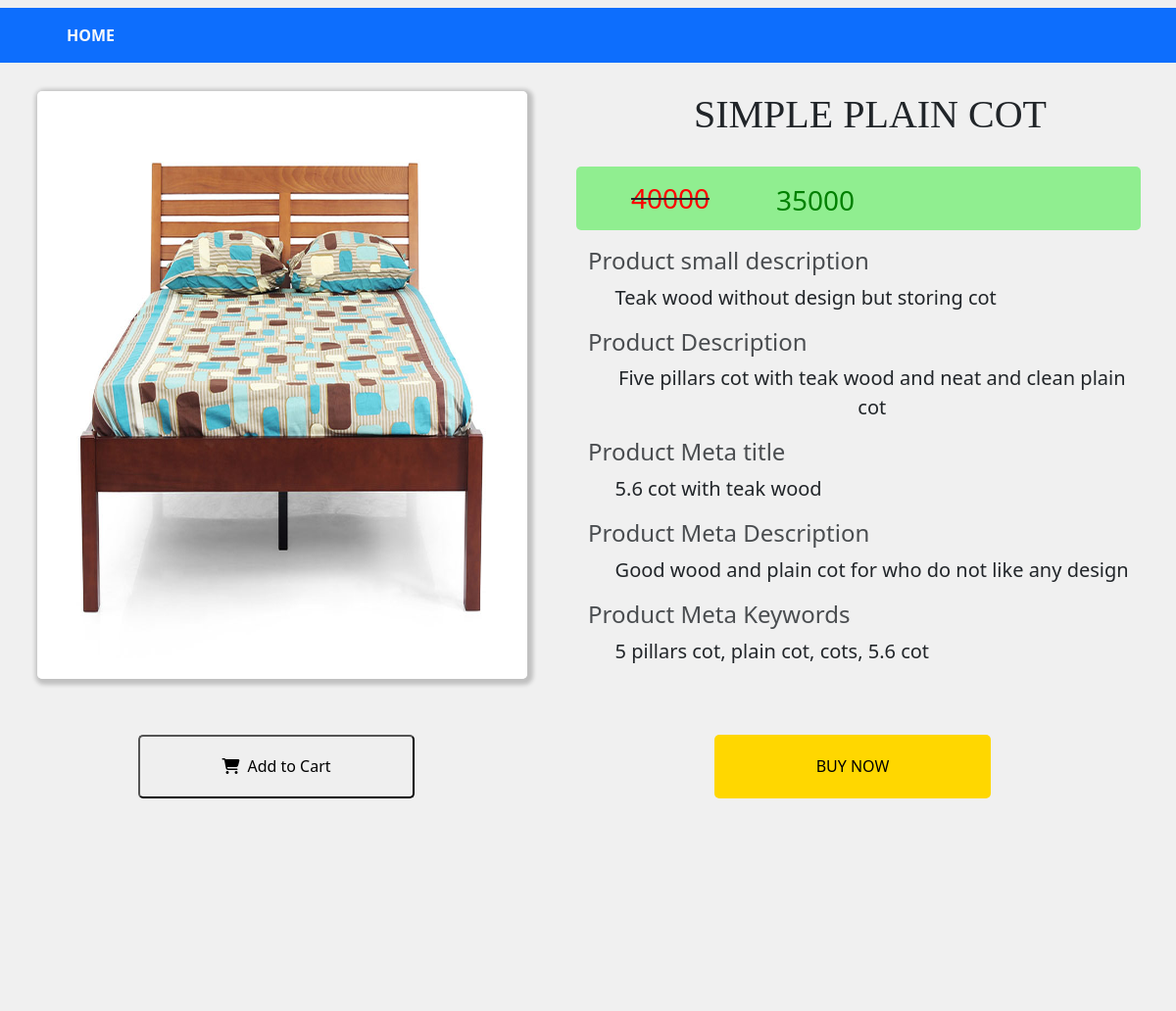
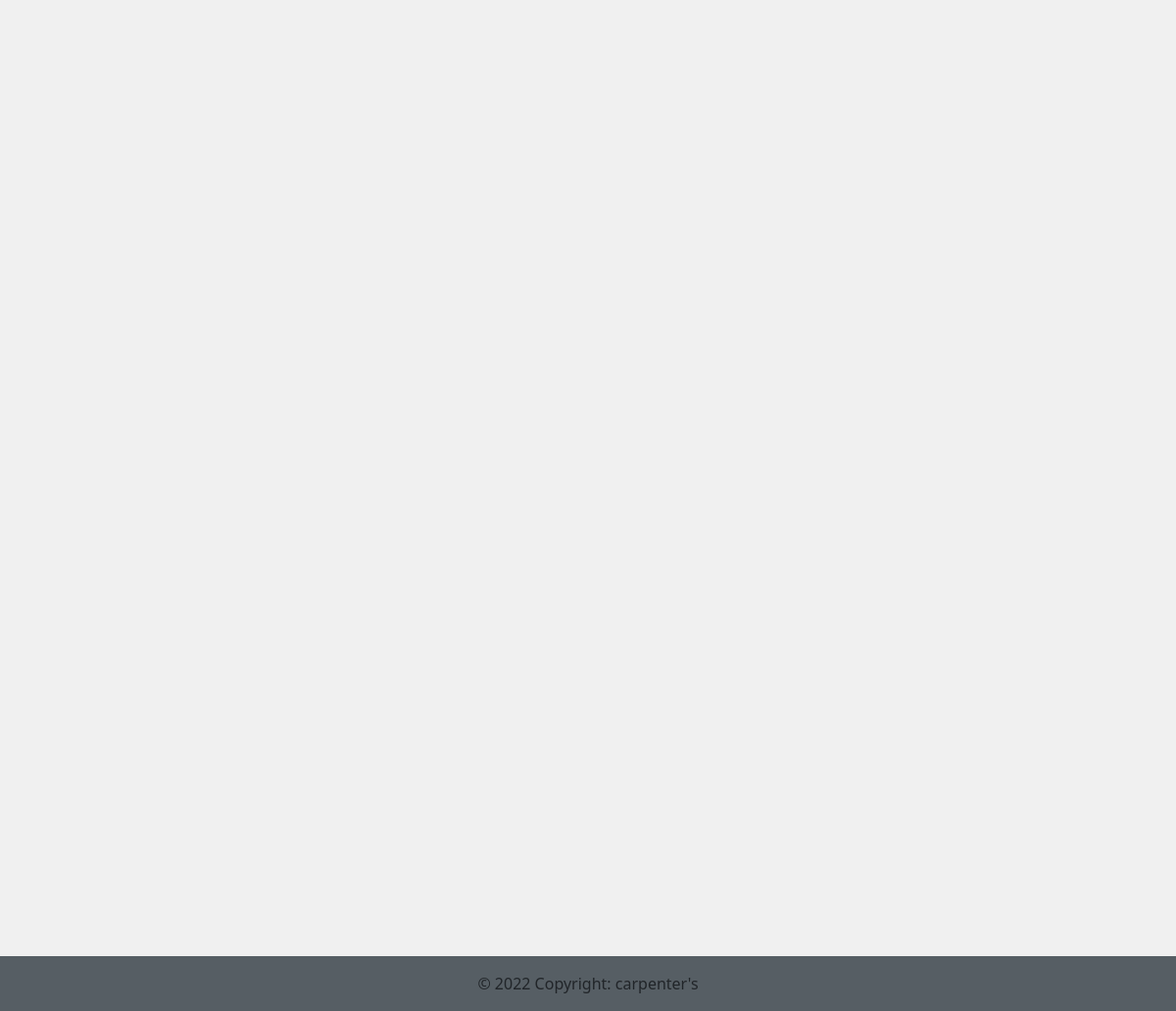
Page /product.php?prod=SIMPLE PLAIN COT (signed in) on the committed database (2 pictures, top to bottom).
### tables this page shows
CREATE TABLE `products` (
  `proid` int(11) NOT NULL,
  `proname` varchar(255) NOT NULL,
  `promrp` int(11) NOT NULL,
  `proprice` int(11) NOT NULL,
  `proqty` int(11) NOT NULL,
  `proimg` varchar(255) NOT NULL,
  `prosdes` varchar(255) NOT NULL,
  `prodes` varchar(255) NOT NULL,
  `promtitle` varchar(255) NOT NULL,
  `promdes` varchar(255) NOT NULL,
  `promkeywords` varchar(255) NOT NULL
);

### product.php (the view, shortened to what this page needs)
<?php
    $connect=mysqli_connect("localhost","root","","data123");
    $sql_query="SELECT * FROM `Products`";
    $result=mysqli_query($connect,$sql_query);
    ?>
    <?php
    if(isset($_GET['prod']) && isset($_SESSION['uname']))
    {
      $product=$_GET['prod'];
    ?>
    <html>
  <head>
  <link href="https://cdn.jsdelivr.net/npm/bootstrap@5.0.2/dist/css/bootstrap.min.css" rel="stylesheet">
    <link rel="stylesheet" href="https://cdn.jsdelivr.net/npm/bootstrap-icons@1.5.0/font/bootstrap-icons.css">
</head>
<body style="background-color:#f0f0f0;" class="text-center text-sm-center">
      <?php
    while($row=mysqli_fetch_assoc($result))
        {
          if($row['proname']==$product){
            ?>
            <nav class="navbar navbar-expand-lg navbar-dark bg-primary mt-2 fw-bold text-center text-sm-center sticky-top">
              <div class="collapse navbar-collapse" id="navbarSupportedContent">
              <ul class="navbar-nav me-auto mb-2 mb-lg-0 home">
                <li class="nav-item">
                <a class="nav-link text-light" aria-current="page" href="main.php">HOME</a>
                </li>
              </ul>
            </div>
          </nav>
          <div class="row onerow">
            <div class="col-lg-6 col-sm-12">
              <img src= '<?= $row['proimg'] ?>' width="500px" height="600px" class="im">
            </div>
            <div class="col-lg-6 col-sm-12">
              <h1 class="he"><?= $row['proname'] ?></h1>
              <div class="row rowdiv">
                <div class="col-lg-4 col-sm-4">
                <s><h3 class="hp"><span><?= $row['promrp'] ?></span></h3></s>
                </div>
                <div class="col-lg-8 col-sm-8">
                  <h3 class="hp"><span><?= $row['proprice'] ?></span></h3>
                </div>
              </div>
              <div class="row">
              <div class="col-lg-12 col-sm-12">
                <h4 class="hpi">Product small description</h4>
              </div>
              <div class="col-lg-12 col-sm-12">
                <p class="hpi1"><?= $row['prosdes'] ?></p>
              </div>
              <div class="col-lg-12 col-sm-12">
                <h4 class="hpii">Product Description</h4>
              </div>
              <div class="col-lg-12 col-sm-12">
                <p class="hpi1"><?= $row['prodes'] ?></p>
              </div>
              <div class="col-lg-12 col-sm-12">
                <h4 class="hpii">Product Meta title</h4>
              </div>
              <div class="col-lg-12 col-sm-12">
                <p class="hpi1"><?= $row['promtitle'] ?></p>
              </div>
              <div class="col-lg-12 col-sm-12">
                <h4 class="hpii">Product Meta Description</h4>
              </div>
              <div class="col-lg-12 col-sm-12">
                <p class="hpi1"><?= $row['promdes'] ?></p>
              </div>
              <div class="col-lg-12 col-sm-12">
                <h4 class="hpii">Product Meta Keywords</h4>
              </div>
              <div class="col-lg-12 col-sm-12">
                <p class="hpi1"><?= $row['promkeywords'] ?></p>
              </div>
            </div>
            </div>
            <div class="row sticky">
                <div class="col-lg-6 col-sm-6">
                  <a href="cart.php?car=<?= $row['proname']?>"><button class="button1"><i class="fa fa-shopping-cart me-2"></i>Add to Cart</button></a>
                </div>
                <div class="col-lg-6 col-sm-6">
                  <a href="beforesell.php?sell=<?= $row['proname']?>"><button class="button2">BUY NOW</button></a>
                </div>
          </div>
          </div>
             <?php
          }
        }
?>
<footer class="fot bg-secondary">
 <div
         class="text-center p-3 ic"
         style="background-color: rgba(0, 0, 0, 0.2)"
         >
      © 2022 Copyright: carpenter's
    </div>
</footer>
</body>
<?php
}
?>

### product.php (style rules this page uses)
.row { width:100%; }
.home { margin:0% 5%; }
.he { font-family:italic; margin-top:5%; opacity:1; }
.im { margin:5% 0%; box-shadow:2px 2px 4px 4px rgba(0,0,0,0.2); border-radius:5px; }
.rowdiv { margin-top:5%; height:10%; width:100%; background-color:lightgreen; border-radius:5px; justify-content:center; }
.rowdiv .col-lg-4 .hp { color:red; margin:10% 0%; }
.rowdiv .col-lg-8 .hp { float:left; color:green; margin:5% 0%; }
.hpi { float:left; opacity:0.8; margin-top:3%; }
.hpii { float:left; opacity:0.8; }
.hpi1 { float:left; margin-left:5%; font-size:20px; }
.button1 { margin:5% 0%; width:50%; height:60%; border-radius:5px; }
.button2 { margin:5% 0%; width:50%; height:60%; background-color:gold; border:gold; border-radius:5px; }
.sticky { position:sticky; bottom:0; }
.fot { margin-top:100%; }

### rows in the picture
products: proimg (picture), proname "SIMPLE PLAIN COT", promrp "40000", proprice "35000", prosdes "Teak wood without design but storing cot", prodes "Five pillars cot with teak wood and neat and clean plain cot", promtitle "5.6 cot with teak wood", promdes "Good wood and plain cot for who do not like any design", promkeywords "5 pillars cot, plain cot, cots, 5.6 cot"
